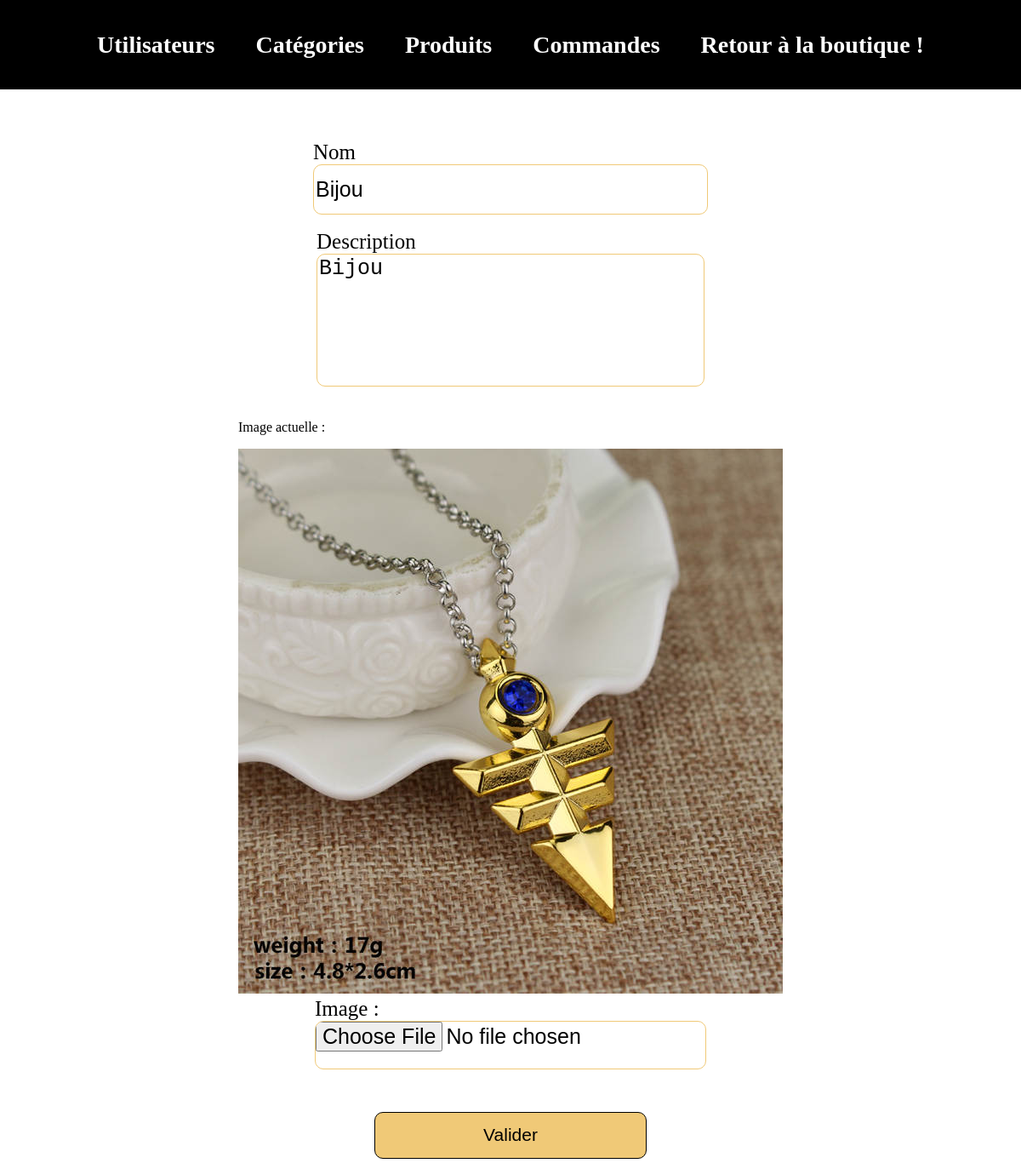
The page /admin/index.php?page=categories&action=edit&id=17 (signed in) on the database its author committed.
### tables this page shows
CREATE TABLE IF NOT EXISTS `categories` (
  `id` int(11) NOT NULL AUTO_INCREMENT,
  `name` varchar(255) NOT NULL,
  `description` longtext DEFAULT NULL,
  `image` varchar(255) DEFAULT NULL,
  PRIMARY KEY (`id`)
);

### admin/index.php (called while the page is built, shortened)
<?php
if(isset($_GET['page'])){
    switch ($_GET['page']){
        case'categories' :
            require 'controllers/categoriesController.php';
            break;
    }
}
else{
    require 'controllers/indexController.php';
}
require ('views/layout.php');

### admin/models/Categories.php (called while the page is built, shortened)
<?php
function getCategory($id){
    $db = dbConnect();
    $query = $db->prepare("SELECT * FROM categories WHERE id = ?");
    $query->execute([
        $id
    ]);
    return $query->fetch();
}

### admin/controllers/categoriesController.php (called while the page is built, shortened)
<?php
require 'models/Categories.php';
if (isset($_GET['action'])){
    switch ($_GET['action']) {
        case 'edit':
            if(!empty($_POST)){
                if(empty($_POST['name'])){
                    if(empty($_POST['name'])){
                        $_SESSION['messages'][] = 'Le champ nom est obligatoire !';
                    }
                    $_SESSION['old_inputs'] = $_POST;
                    header('Location:index.php?page=categories&action=new');
                    exit;
                }
                else {
                    if (ctype_digit($_GET['id']) == $_SESSION['category_id']){
                        $result = updateCategory($_SESSION['category_id'], $_POST);
                        $_SESSION['messages'][] = $result ? 'Categorie mis à jour !' : 'Erreur lors de la mise à jour !';
                        header('Location:index.php?page=categories&action=list');
                        exit;
                    }
                    $_SESSION['old_inputs'] = $_POST;
                    header('Location:index.php?page=categories&action=list');
                    exit;
                }
            }
            else{
                if (!isset($_SESSION['old_inputs'] )){
                    $category = getCategory($_GET['id']);
                }
                else{
                    $view = 'views\categoryForm.php';
                    $pageTitle = 'Let\'s Duel ! | Ajout d\'une catégrorie';
                    $pageDescription = 'Formulaire d\'ajout d\'une catégorie';
                    $style = 'form';
                }
            }
            break;
    }
}
else{
    header('Location:index.php');
    exit();
}

### admin/views/categoryForm.php (the view, shortened to what this page needs)
<div class="formContainer">
    <form action="index.php?page=categories&action=<?= isset($category) || isset($_SESSION['old_inputs']) && $_GET['action'] != 'new' ? 'edit&id='. $_GET['id'] : 'add' ?>" method="post" enctype="multipart/form-data">
        <div class="name">
            <label for="name">Nom</label>
            <input id="name" type="text" name="name" value="<?= isset($_SESSION['old_inputs']) ? $_SESSION['old_inputs']['name'] : '' ?><?= isset($category) ? $category['name'] : '' ?>" required><br>
        </div>
        <div class="description">
            <label for="description">Description</label>
            <textarea id="description" name="description"><?= isset($_SESSION['old_inputs']) ? $_SESSION['old_inputs']['description'] : '' ?><?= isset($category) ? $category['description'] : '' ?></textarea>
        </div>
        <?php if (isset($category['image']) && !empty($category['image'])): ?>
            <div>
                <p>Image actuelle :</p>
                <img src="assets/img/category/<?= $category['image']; ?>" alt="Image de la catégorie <?= $category['name'];?>">
            </div>
        <?php endif; ?>
        <div class="image">
            <label for="image">Image :</label>
            <input type="file" name="image" id="image" required><br>
        </div>
        <input type="submit" value="Valider">
    </form>
</div>

### admin/assets/css/header.css (style rules this page uses)
body { margin: 0; font-family: Oxygen; }

### admin/assets/css/form.css (style rules this page uses)
.formContainer { display: flex; align-items: center; justify-content: center; flex-direction: column; }
form { display: flex; align-items: center; justify-content: center; flex-direction: column; margin: 5% 0 1% 0; }
label { display:block; float:left; font-size: 25px; text-align: left; }
input { height: 55px; width: 458px; }
input[type="email"],input[type="password"], input[type="text"],input[type="file"], input[type="number"], input[type="checkbox"], select, textarea { font-size: 25px; border: 1px solid #F0C977; border-radius: 10px; }
input[type="submit"] { margin-top: 5%; width: 50%; font-size: 21px; border: 1px solid black; border-radius: 10px; color: black; background-color: #F0C977 ; }
textarea#description { height: 150px; width: 450px; resize: none; font-size: 25px; margin-bottom: 5%; }
.email, .password, .last_name, .first_name, .adress, .admin,.name, .description, .image, .price, .stock, .is_activated, .categories, .is_main { display: flex; align-items: flex-start; justify-content: center; flex-flow: column; }

### rows shown on the page
categories: name "Bijou", description "Bijou", image (picture)
